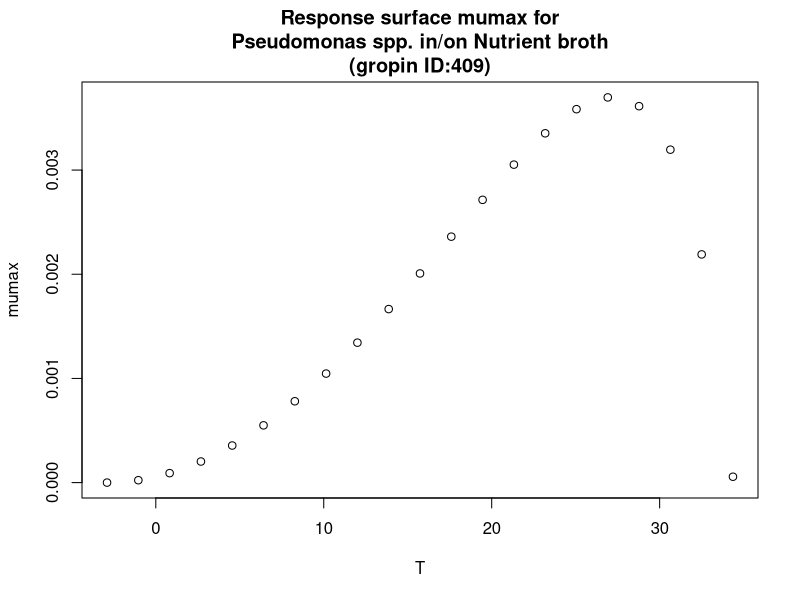

R code for this plot:
#############################
# start of Parameter script
#############################
T <- seq(-2.9029,34.3656343656344,length.out=21)
#############################
# end of Parameter script
#############################
############################# 
# start of Model script Gropin ID 409 
#############################
 
# constant coefficients for this model
 
variables <- data.frame(T)
argumentsPar <- expand.grid(variables)
 
# heart of the model
response_surface <- function(T) {
   mumax <-(3.7*(10^-3)*(T-34.4)*((T+2.9)^2))/((27.2+2.9)*((27.2+2.9)*(T-27.2)-(27.2-34.4)*(27.2-2.9-2*T)))

return(mumax=mumax)
} 

# output parameters
responseSurface <- cbind(argumentsPar,response_surface(argumentsPar['T']))
colnames(responseSurface) <- c(colnames(argumentsPar),'mumax')
#############################
# End of Model script
#############################
############################# 
# start of Visualisation script Gropin ID 409 
#############################
plot(T,responseSurface$'mumax',xlab='T',
                          ylab='mumax',main='Response surface mumax for
Pseudomonas spp. in/on Nutrient broth
(gropin ID:409)')
#############################
# End of Visualisation script
#############################
